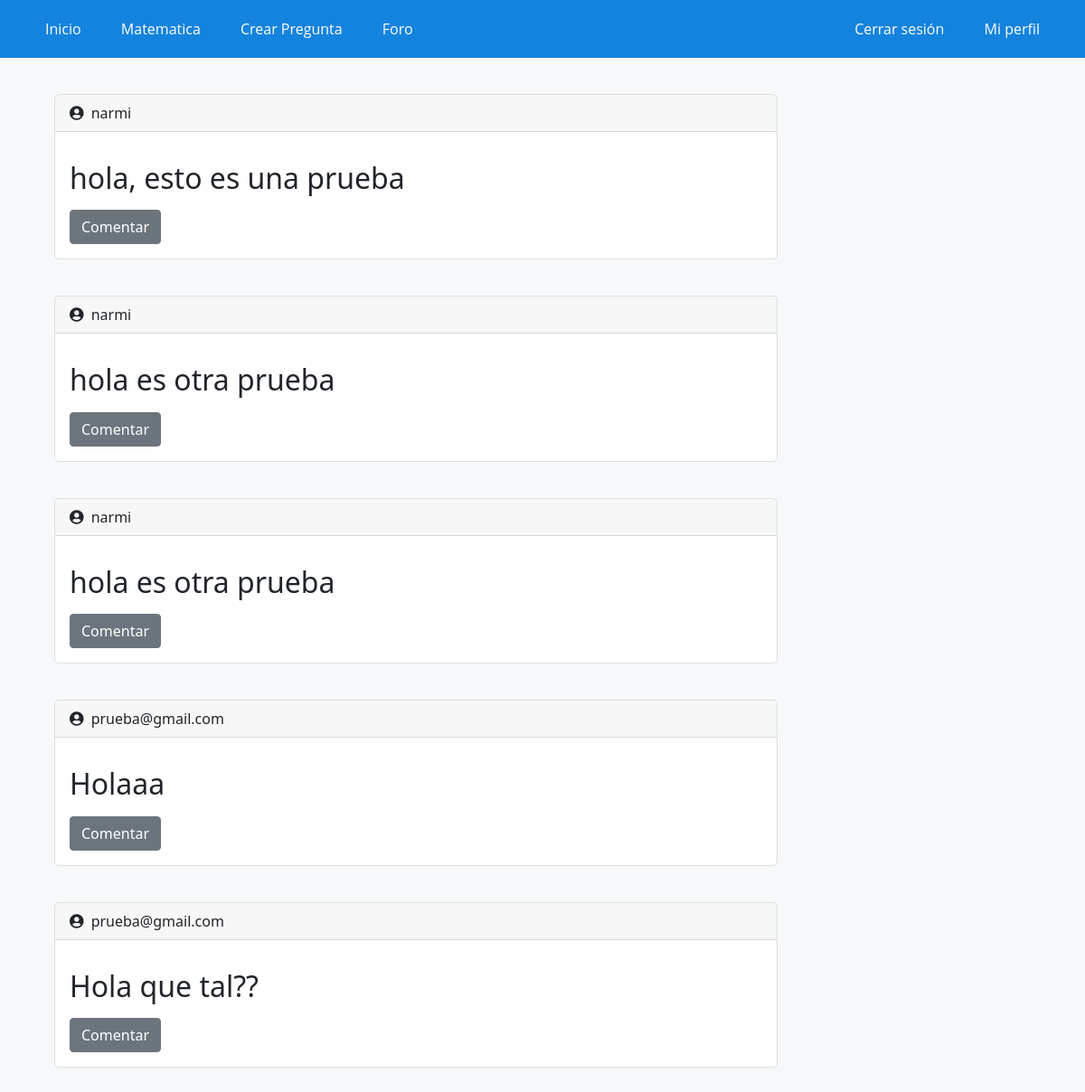
Screenshot of /foro/ (signed in) with the database file from the repository.
### WebApp/models.py (models this page shows, shortened)
class PostForo(models.Model):
    usuario = models.ForeignKey(settings.AUTH_USER_MODEL, on_delete=models.CASCADE)
    sigla = models.CharField(max_length=7, choices=siglas)
    texto = models.TextField()
    slug = models.SlugField(unique=True, blank=True)
    tiempo = models.DateTimeField(auto_now_add=True)

### WebApp/views.py (the view)
# urls.py: path('foro/', foro, name="foro1"),
def foro(request):
    post = PostForo.objects.all()
    contexto = {
        'post': post
    }
    return render(request, 'app/foro.html', contexto)

### WebApp/templates/app/foro.html (shortened to what this page needs)
{% extends 'app/base.html' %}
{% load static %}
{% block contenido %}
<div class="elContenedor">
    <p>
        {% for post in post %}
                <div class="preguntas mb-3" style="max-width: 800px;">
                    <div class="card-header"><i class="fas fa-user-circle pr-2">&nbsp;</i> {{post.usuario}}</div>
                    <div class="card-body">
                      <p class="card-text"> <h2>{{post.texto}}</h2></p>
                      <div>
                        <a href="{% url 'foro2' post.pk %}">
                            <button type="button" class="btn btn-secondary">
                                Comentar
                            </button>
                        </a>
                    </div>
                    </div>
                  </div>
        {% endfor %}
    </p>
</div>
{% endblock %}

### WebApp/static/app/css/styles.css (style rules this page uses)
* { margin: 0; padding: 0; -webkit-box-sizing: border-box; -moz-box-sizing: border-box; box-sizing: border-box; }
body { background: rgb(247,248,250); }
.elContenedor { width: 90%; padding-top: 0px; margin:auto; }
.preguntas { background-color: rgb(255,255,255); border-radius: 5px ; margin-bottom: 40px; margin-top: 40px; border: 1px solid rgb(222,223,225); }

### rows the page displays
PostForo: usuario "narmi", texto "hola, esto es una prueba"
PostForo: usuario "narmi", texto "hola es otra prueba"
PostForo: usuario "narmi", texto "hola es otra prueba"
PostForo: usuario "prueba@gmail.com", texto "Holaaa"
PostForo: usuario "prueba@gmail.com", texto "Hola que tal??"
